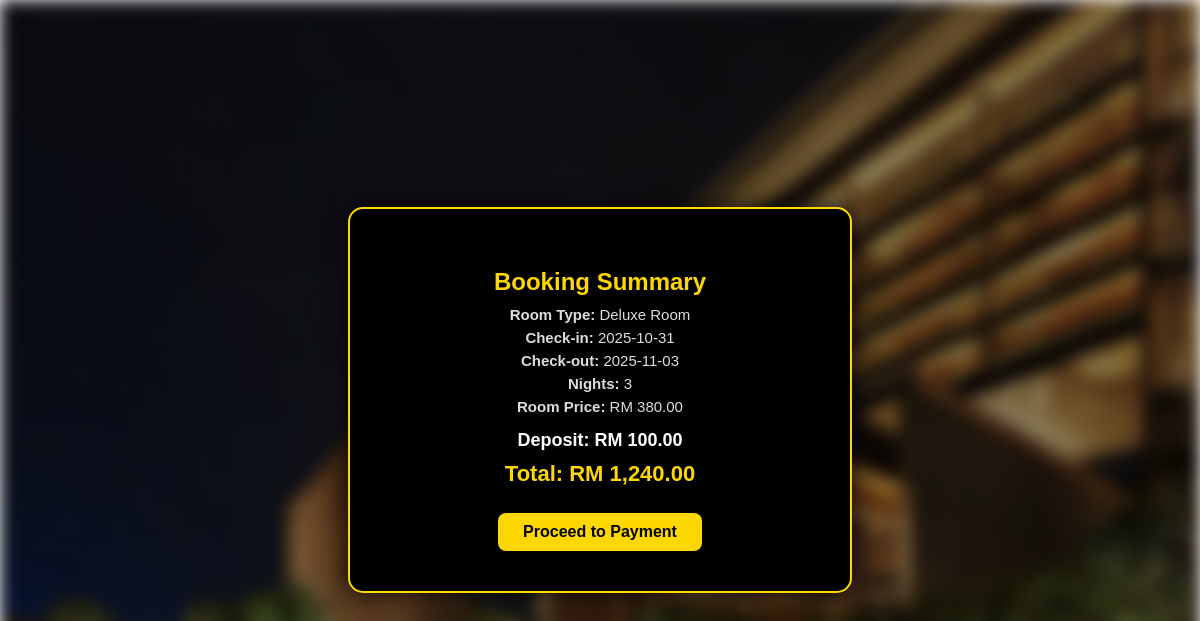
The page /ivory_palace/booking_summary.php?booking_id=1 (signed in) on the database its author committed.
### tables this page shows
CREATE TABLE `hotel_booking` (
  `booking_id` int(11) NOT NULL,
  `user_id` int(11) DEFAULT NULL,
  `email` varchar(255) DEFAULT NULL,
  `room_id` int(11) DEFAULT NULL,
  `check_in_date` date DEFAULT NULL,
  `check_out_date` date DEFAULT NULL,
  `number_of_guest` int(11) DEFAULT NULL,
  `booking_status` varchar(20) DEFAULT 'Pending Payment',
  `total_price` decimal(10,2) DEFAULT NULL,
  `created_at` timestamp NOT NULL DEFAULT current_timestamp()
);

CREATE TABLE `room` (
  `room_id` int(11) NOT NULL,
  `room_type` varchar(50) DEFAULT NULL,
  `price_per_night` decimal(10,2) DEFAULT NULL,
  `room_status` varchar(20) DEFAULT 'available'
);

### ivory_palace/booking_summary.php (the view, shortened to what this page needs)
<?php
include 'db_connect.php';
$booking_id = isset($_GET['booking_id']) ? intval($_GET['booking_id']) : 0;
$user_id = $_SESSION['user_id'];
$sql = "SELECT b.*, r.room_type, r.price_per_night
        FROM hotel_booking b
        JOIN room r ON b.room_id = r.room_id
        WHERE b.booking_id='$booking_id' AND b.user_id='$user_id'";
$result = $conn->query($sql);
$row = $result->fetch_assoc();
$check_in = new DateTime($row['check_in_date']);
$check_out = new DateTime($row['check_out_date']);
$nights = $check_out->diff($check_in)->days;
$room_price = $row['price_per_night'];
$total = ($room_price * $nights) + 100;
?>
<!DOCTYPE html>
<html lang="en">
<head>
</head>
<body>
  <div class="summary-container">
    <h2>Booking Summary</h2>
    <p><strong>Room Type:</strong> <?= htmlspecialchars($row['room_type']) ?></p>
    <p><strong>Check-in:</strong> <?= htmlspecialchars($row['check_in_date']) ?></p>
    <p><strong>Check-out:</strong> <?= htmlspecialchars($row['check_out_date']) ?></p>
    <p><strong>Nights:</strong> <?= $nights ?></p>
    <p><strong>Room Price:</strong> RM <?= number_format($room_price, 2) ?></p>
    <p class="price"><strong>Deposit:</strong> RM 100.00</p>
    <p class="total"><strong>Total:</strong> RM <?= number_format($total, 2) ?></p>
    <form action="payment.php" method="get">
      <button type="submit">Proceed to Payment</button>
    </form>
  </div>
</body>
</html>

### ivory_palace/booking_summary.php (style rules this page uses)
body { margin: 0; padding: 0; height: 100vh; display: flex; justify-content: center; align-items: center; font-family: 'Poppins', sans-serif; color: #fff; position: relative; overflow: hidden; }
body::before { content: ""; position: absolute; top: 0; left: 0; right: 0; bottom: 0; background: url('hotel-home.jpg') no-repeat center center/cover; filter: blur(8px) brightness(0.6); z-index: -1; }
.summary-container { background: #000; border: 2px solid #ffd700; border-radius: 15px; padding: 40px 50px; width: 400px; text-align: center; box-shadow: 0 0 25px rgba(0, 0, 0, 0.8); z-index: 2; animation: fadeIn 0.8s ease-in-out; }
.summary-container h2 { color: #ffd700; font-size: 24px; margin-bottom: 10px; }
.summary-container p { font-size: 15px; color: #ddd; margin: 6px 0; }
.summary-container .price { font-size: 18px; color: #fff; font-weight: bold; margin-top: 15px; }
.summary-container .total { font-size: 22px; color: #ffd700; font-weight: bold; margin-top: 10px; }
button { background: #ffd700; border: none; color: #000; padding: 10px 25px; border-radius: 8px; font-weight: bold; font-size: 1rem; margin-top: 20px; cursor: pointer; transition: 0.3s; }

### rows shown on the page
hotel_booking: room.room_type "Deluxe Room", check_in_date "2025-10-31", check_out_date "2025-11-03", nights "3", room.price_per_night "380.00", total "1,240.00"
